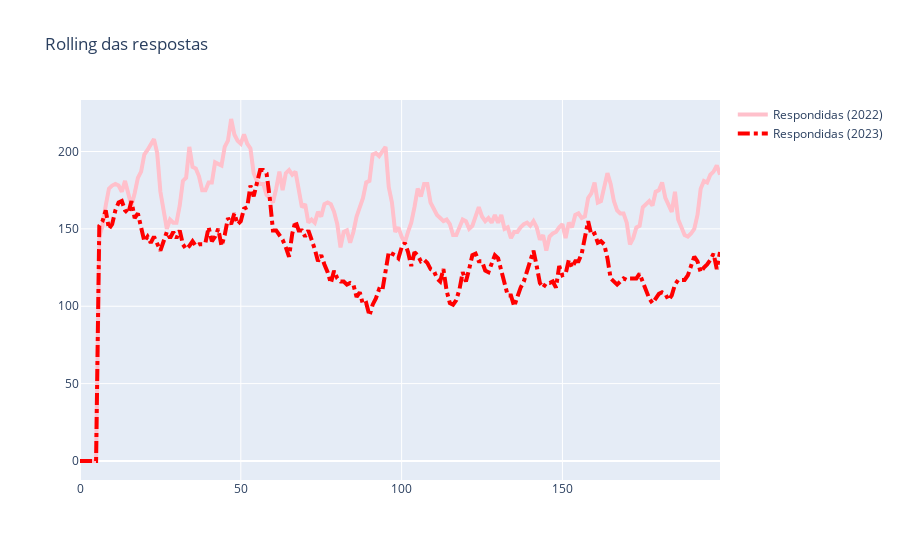

This figure's notebook cell:
### Code cell
fig = go.Figure()

fig.add_trace(go.Scatter(x=formated_respondidas_intervalo_22["id"], y=formated_respondidas_intervalo_22["soma"], name="Respondidas (2022)",
                         line=dict(color='pink', width=4)))


fig.add_trace(go.Scatter(x=formated_respondidas_intervalo_23["id"], y=formated_respondidas_intervalo_23["soma"], name="Respondidas (2023)",
                         line=dict(color='red', width=4, dash="dashdot")))

fig.update_layout(title='Rolling das respostas')
fig.show()

### Figure 1 — Plotly figure (JSON) as saved in the notebook; plotly's stock layout.template omitted (floating-point values rounded to 4 significant figures; data arrays with more than 128 entries replaced by an {"elided": "..."} marker saying what was removed)
{"data": [{"line": {"color": "pink", "width": 4}, "name": "Respondidas (2022)", "type": "scatter", "x": {"elided": "200 int values"}, "y": {"elided": "200 int values"}}, {"line": {"color": "red", "dash": "dashdot", "width": 4}, "name": "Respondidas (2023)", "type": "scatter", "x": {"elided": "200 int values"}, "y": {"elided": "200 int values"}}], "layout": {"title": {"text": "Rolling das respostas"}}}
